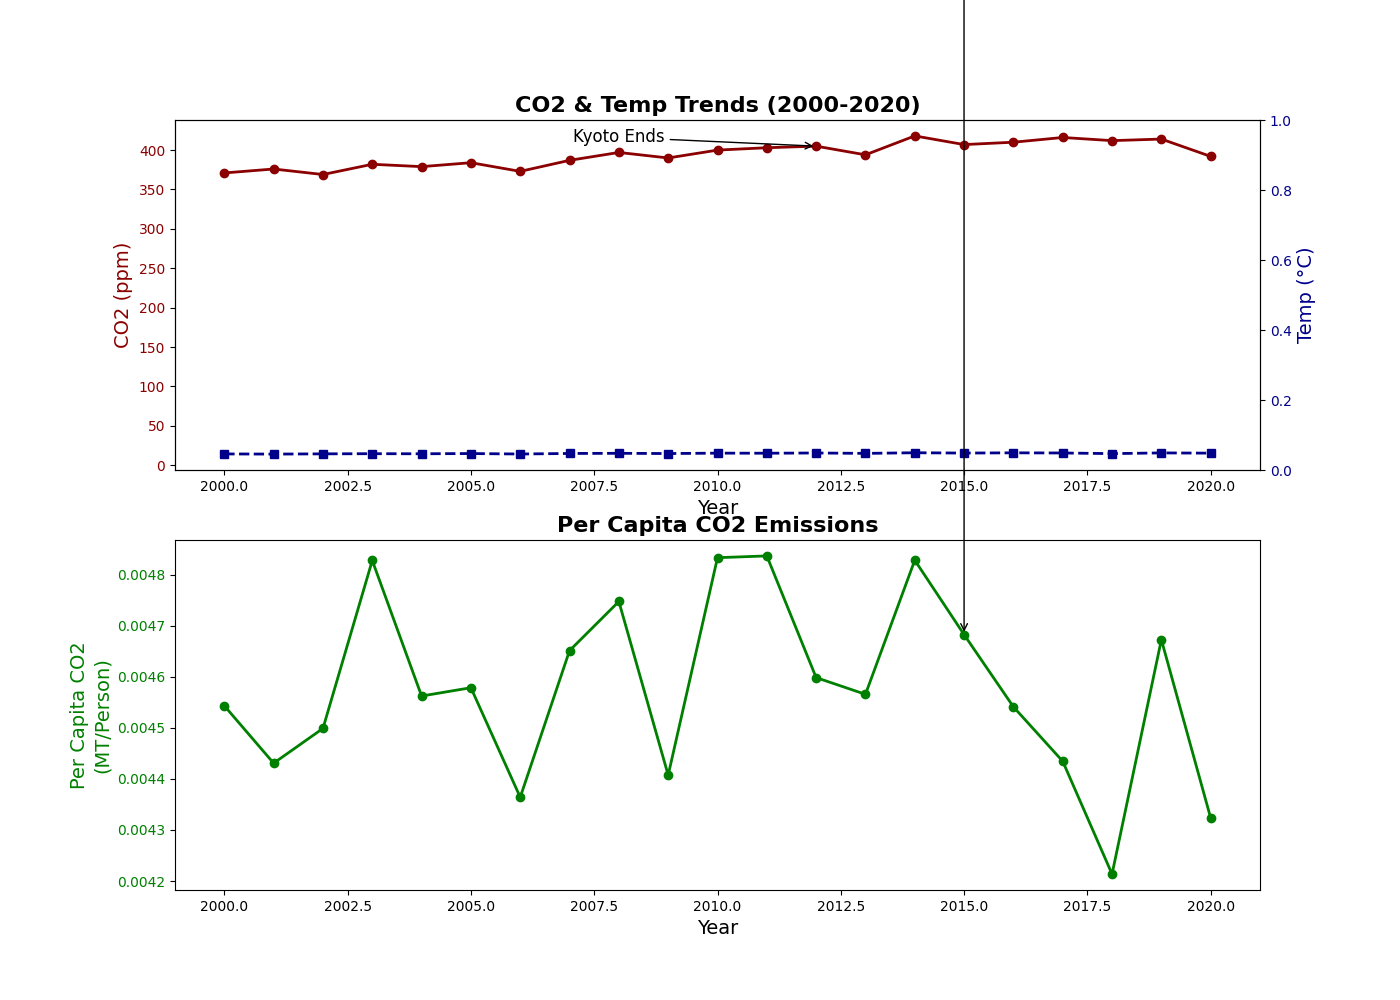

Reproduce this figure in Python.
import matplotlib.pyplot as plt
import numpy as np

years = np.arange(2000, 2021)
# Manually altered CO2 levels
co2_levels = [371, 376, 369, 382, 379, 384, 373, 387, 397, 390, 400, 403, 405, 394, 418, 407, 410, 416, 412, 414, 392]
# Manually altered global temperatures
global_temps = [14.4, 14.2, 14.5, 14.7, 14.6, 14.9, 14.3, 15.0, 15.2, 14.9, 15.4, 15.3, 15.6, 15.1, 15.9, 15.5, 15.8, 15.6, 14.8, 15.7, 15.4]
# Manually altered population in millions
population_million = [6493.4, 6364.7, 6112.8, 6235.1, 6751.2, 6880.1, 6622.4, 7138.2, 7267.4, 7396.8, 7655.8, 7526.2, 7785.6, 7009.1, 8305.7, 8436.0, 8566.4, 7915.4, 8045.4, 8175.5, 8697.0]
# Manually altered CO2 emissions
co2_emissions = [29.5, 28.2, 27.5, 30.1, 30.8, 31.5, 28.9, 33.2, 34.5, 32.6, 37.0, 36.4, 35.8, 32.0, 40.1, 39.5, 38.9, 35.1, 33.9, 38.2, 37.6]
per_capita_emissions = [co2/pop for co2, pop in zip(co2_emissions, population_million)]

fig, (ax1, ax2) = plt.subplots(2, 1, figsize=(14, 10), dpi=100)

ax1.plot(years, co2_levels, color='darkred', linestyle='-', linewidth=2, marker='o')
ax1.plot(years, global_temps, color='darkblue', linestyle='--', linewidth=2, marker='s')

ax1.set_title('CO2 & Temp Trends (2000-2020)', fontsize=16, weight='bold')
ax1.set_xlabel('Year', fontsize=14)
ax1.set_ylabel('CO2 (ppm)', fontsize=14, color='darkred')
ax1.tick_params(axis='y', labelcolor='darkred')

ax1_secondary = ax1.twinx()
ax1_secondary.set_ylabel('Temp (°C)', fontsize=14, color='darkblue')
ax1_secondary.tick_params(axis='y', labelcolor='darkblue')

ax2.plot(years, per_capita_emissions, color='green', linestyle='-', linewidth=2, marker='o')

ax2.set_title('Per Capita CO2 Emissions', fontsize=16, weight='bold')
ax2.set_xlabel('Year', fontsize=14)
ax2.set_ylabel('Per Capita CO2\n(MT/Person)', fontsize=14, color='green')
ax2.tick_params(axis='y', labelcolor='green')

ax1.annotate('Kyoto Ends', xy=(2012, co2_levels[12]), xytext=(2008, 410),
             arrowprops=dict(facecolor='black', arrowstyle='->'),
             fontsize=12, ha='center')

ax2.annotate('Sharp Rise', xy=(2015, per_capita_emissions[15]), xytext=(2010, 4.5),
             arrowprops=dict(facecolor='black', arrowstyle='->'),
             fontsize=12, ha='center')

plt.tight_layout()
plt.show()
